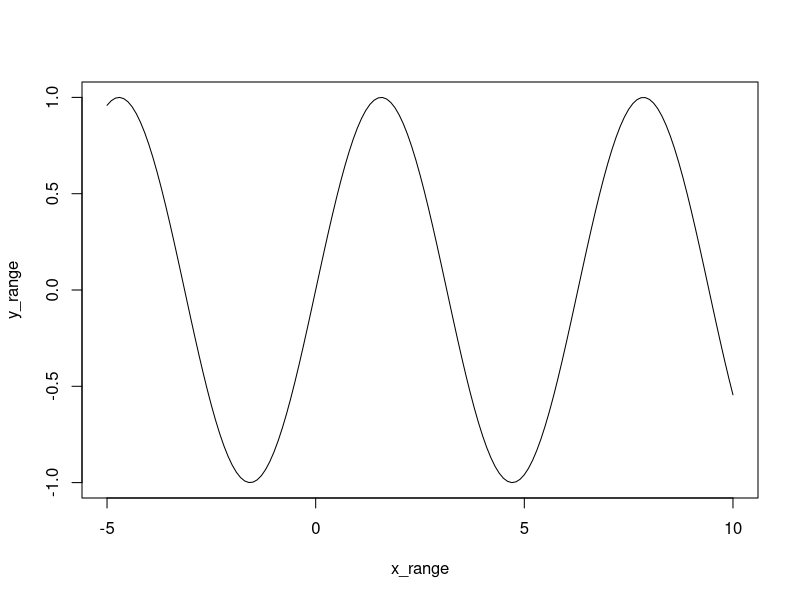

The R source for this figure: (Note: this script raises an error after producing the figure.)
## ---- chunk 1
knitr::opts_chunk$set(echo = TRUE)
## ---- chunk 2
n <- 10:49
length(n)
n_plus_1 <- n + 1
m <- seq(10,1)
n - m 

## ---- chunk 3
x_range <- seq(-5, 10, by = 0.1)
x_range
sin_wave <- sin(x_range)
y_range <- sin_wave
y_range
plot(x_range, y_range, type = "l")

## ---- chunk 4
first_nums <- 40:50
next_nums <- seq(51,60)
nums <- c(first_nums, next_nums)
nums[7]
nums[5:8]
first_last <- c(nums[1:3], nums[(length(nums)-2):length(nums)])

## ---- chunk 5
x <- c(3.2, NA, 4.1, 5.0, NA, 2.8)
is.na(x)
x_no_na <- x[!is.na(x)]
mean_val <- mean(x_no_na)
mean_val
x[is.na(x)] <- mean_val

## ---- chunk 6
grades <- c(99, 77, 100, 91, 87, 72, 82, 94, 81)
is_a <- grades >= 90
is_a
grades[is_a]
which(is_a)
length(grades[is_a])
sum(is_a)

## ---- chunk 7
set.seed(2401)
rolls <- sample(1:6, size = 200, replace = TRUE)
table(rolls)
counts <- table(rolls)
counts
proportions <- counts / length(rolls)
proportions
proportions[which.max(counts)]

## ---- chunk 8
roll_die <- function(){sample(1:6, size = 1)}
roll_die()

## ---- chunk 9
roll_two_dice <- function(){sum(sample(1:6, size = 2, replace = TRUE))}
roll_two_dice()

## ---- chunk 10
# Your one-roll function goes here
  roll_winner <- function(name1, name2){
    roll1 <- sample(1:6, 1)
    roll2 <- sample(1:6, 1)
    if (roll1 > roll2){
      return(name1)
    } else if (roll2 > roll1) {
      return(name2)
    } else {
      # The first tie thus reroll once
      roll1
      roll2
      if (roll1 > roll2){
        return(name1)
      } else if (roll2 > roll1){
        return(name2)
      } else{
        return("draw")
      }
    }
  }
r


## ---- chunk 11


## ---- chunk 12
# Your "cheating" function goes here
